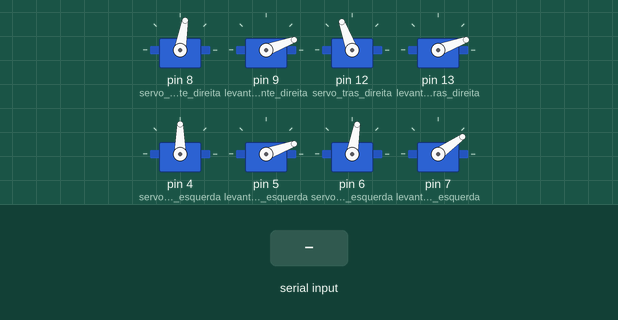
A sketch run on a simulated Arduino Uno, built with avr-gcc and run on an emulated ATmega328P. Parts: 8 × servo. Inputs (shaded band) come from the test bench.

Above: at 2.7 s.
2.8 s: "F" received over the second serial link
At 2.9 s:
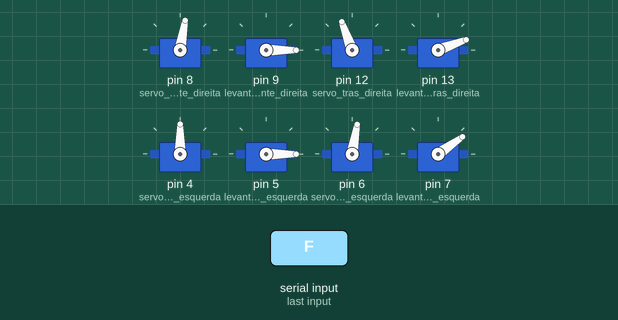
At 11.2 s:
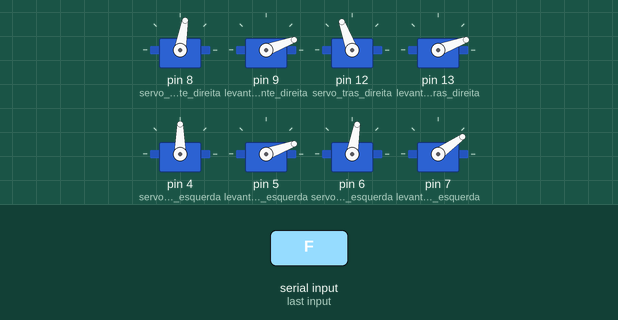
Timing chart, 0 to 11.8 s (numbered marks = the images above; inputs shaded):
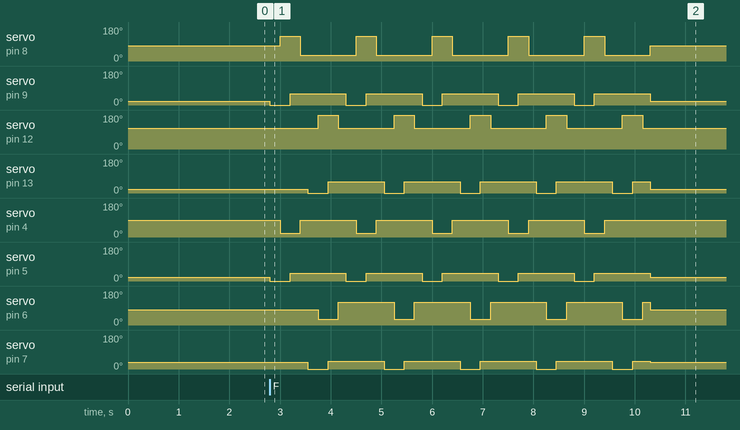

Measured:
- after the input at 2.8 s, servo on pin 8 (servo_frente_direita): 80° → 130° after 0.20 s, → 30° 0.40 s later, → 130° 1.1 s later, → 30° 0.40 s later, … (11 changes in this stretch); servo on pin 9 (levanta_frente_direita): 20° → 0° at once, then repeats every 1.5 s: 60° 1.1 s, 0° 0.40 s

The sketch:

testebluetoofh.ino
```cpp
#include <SoftwareSerial.h>
#include <Servo.h>

// Pinos de comunicação com o módulo Bluetooth HC-06
SoftwareSerial bluetooth(2, 3);

// Definição dos servos
Servo servo_frente_direita;
Servo levanta_frente_direita;
Servo servo_tras_direita;
Servo levanta_tras_direita;
Servo servo_tras_esquerda;
Servo levanta_tras_esquerda;
Servo servo_frente_esquerda;
Servo levanta_frente_esquerda;

void setup() {
  Serial.begin(9600); // Comunicação serial com o computador
  bluetooth.begin(9600); // Comunicação serial com o módulo Bluetooth

  // Ativação dos servos motores
  servo_frente_direita.attach(8);
  levanta_frente_direita.attach(9);
  servo_tras_direita.attach(12);
  levanta_tras_direita.attach(13);
  servo_tras_esquerda.attach(4);
  levanta_tras_esquerda.attach(5);
  servo_frente_esquerda.attach(6);
  levanta_frente_esquerda.attach(7);

  // Movimentação para posição inicial de cada servo
  servo_frente_direita.write(80);
  levanta_frente_direita.write(20);

  servo_tras_direita.write(110);
  levanta_tras_direita.write(20);

  servo_frente_esquerda.write(80);
  levanta_frente_esquerda.write(35);

  servo_tras_esquerda.write(90);
  levanta_tras_esquerda.write(20);
  delay(1500);

  servo_frente_direita.attach(8);
  levanta_frente_direita.attach(9);
  servo_tras_direita.attach(12);
  levanta_tras_direita.attach(13);
  servo_tras_esquerda.attach(4);
  levanta_tras_esquerda.attach(5);
  servo_frente_esquerda.attach(6);
  levanta_frente_esquerda.attach(7);
}

void loop() {
  // Verifique se há dados disponíveis para leitura do módulo Bluetooth
  if (bluetooth.available()) {
    char command = bluetooth.read(); // Leia o comando enviado pelo celular

    // Chame as funções relevantes da sua aranha com base no comando recebido
    switch (command) {
      case 'F':
        andar();
        break;
      case 'L':
        dancar();
        break;
      case 'R':
        darPata();
        break;
      // Adicione mais casos para outros comandos, se necessário
    }
  }

  // Outras verificações e lógica da sua aranha podem ser adicionadas aqui
}

// Funções para controlar os movimentos da sua aranha
void andar() {
  for (int a = 0; a < 5; a++) {
    // Código andar

    for (int b = 0; b < 5; b++) {
      // Movimento das patas (passo)

      // Levantar servos para dar os passos
      levanta_frente_direita.write(0);
      levanta_tras_esquerda.write(0);
      delay(200);
      servo_frente_direita.write(130);
      servo_tras_esquerda.write(20);
      delay(200);
      levanta_frente_direita.write(60);
      levanta_tras_esquerda.write(40);
      delay(200);
      servo_frente_direita.write(30);
      servo_tras_esquerda.write(90);
      delay(150);

      // Levantar servos para dar os passos
      levanta_frente_esquerda.write(0);
      levanta_tras_direita.write(0);
      delay(200);
      servo_frente_esquerda.write(30);
      servo_tras_direita.write(180);
      delay(200);
      levanta_frente_esquerda.write(40);
      levanta_tras_direita.write(60);
      delay(200);
      servo_frente_esquerda.write(120);
      servo_tras_direita.write(110);
      delay(150);
    }

    // Voltar para posição inicial de cada servo
    servo_frente_direita.write(80);
    levanta_frente_direita.write(20);

    servo_tras_direita.write(110);
    levanta_tras_direita.write(20);

    servo_frente_esquerda.write(80);
    levanta_frente_esquerda.write(35);

    servo_tras_esquerda.write(90);
    levanta_tras_esquerda.write(20);
    delay(1500);
  }
}

void dancar() {
  for (int c = 0; c < 5; c++) {
    // Código dançar

    delay(300);

    levanta_frente_direita.write(0);
    levanta_tras_direita.write(0);
    levanta_frente_esquerda.write(70);
    levanta_tras_esquerda.write(90);

    delay(600);

    levanta_frente_direita.write(80);
    levanta_tras_direita.write(100);
    levanta_frente_esquerda.write(0);
    levanta_tras_esquerda.write(0);

    delay(300);
  }

  // Voltar para posição inicial de cada servo
  servo_frente_direita.write(80);
  levanta_frente_direita.write(20);

  servo_tras_direita.write(110);
  levanta_tras_direita.write(20);

  servo_frente_esquerda.write(80);
  levanta_frente_esquerda.write(35);

  servo_tras_esquerda.write(90);
  levanta_tras_esquerda.write(20);
  delay(1500);
}

void darPata() {
  // Organização das outras patas
  levanta_tras_direita.write(80);
  servo_frente_direita.write(130);
  levanta_frente_direita.write(70);
  servo_tras_esquerda.write(50);
  levanta_tras_esquerda.write(70);
  delay(400);

  // Levantando para dar a pata
  levanta_frente_esquerda.write(0);
  delay(1500);

  for (int e = 0; e < 5; e++) {
    // Movimento horizontal da aranha, pata 6/7
    delay(500);
    servo_frente_esquerda.write(100);
    delay(600);
    servo_frente_esquerda.write(50);
  }

  // Voltar para posição inicial de cada servo
  servo_frente_direita.write(80);
  levanta_frente_direita.write(20);

  servo_tras_direita.write(110);
  levanta_tras_direita.write(20);

  servo_frente_esquerda.write(80);
  levanta_frente_esquerda.write(35);

  servo_tras_esquerda.write(90);
  levanta_tras_esquerda.write(20);
  delay(1500);
}
```
